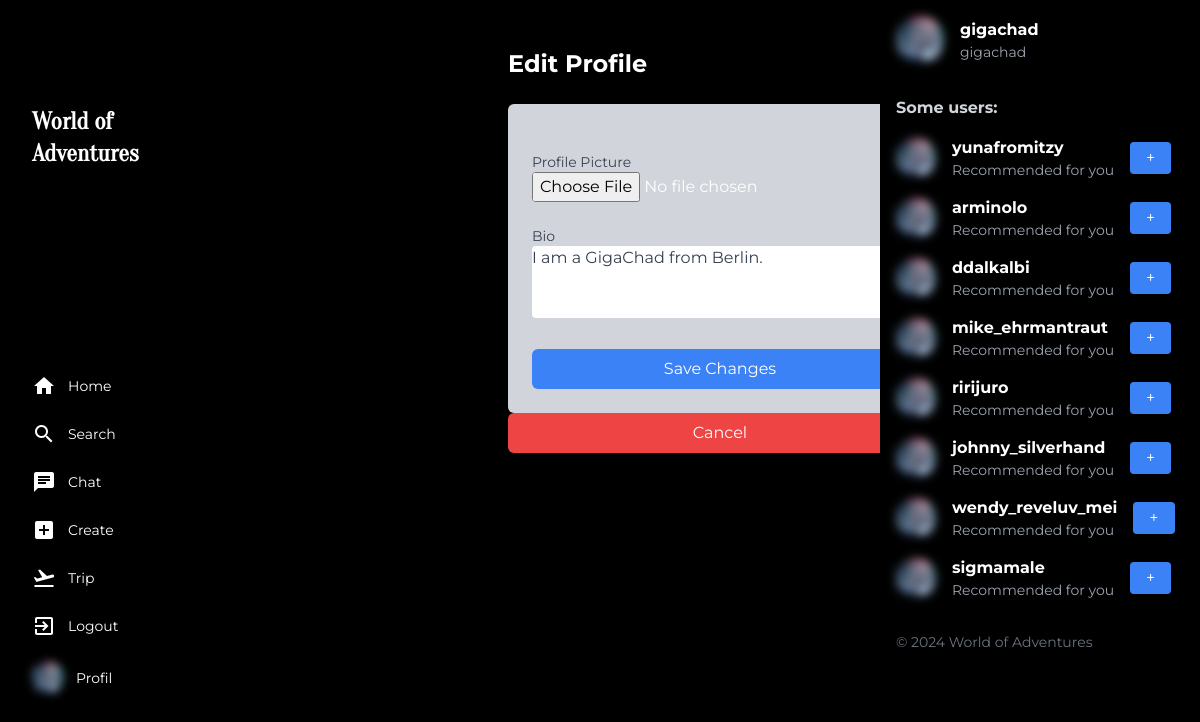
The page /profile/edit/ (signed in) on the database its author committed.
### authentication/models.py (models this page shows, shortened)
class CustomUser(AbstractUser):
    profile_image = models.ImageField(
        upload_to="uploads/profiles/", blank=True, null=True,
        default="uploads/profiles/gigachad.jpg"
    )
    is_moderator = models.BooleanField(default=False)
    bio = models.TextField(blank=True, null=True)  # Assume user wants to add a description like in reddit or instagram
    followers = models.ManyToManyField('self', related_name='following', symmetrical=False)

### authentication/views.py (the view)
# urls.py: path('profile/edit/', edit_profile, name='edit_profile'),
@login_required
def edit_profile(request):
    if request.method == "POST":
        form = UserProfileForm(request.POST, request.FILES, instance=request.user)
        if form.is_valid():
            form.save()
            messages.success(request, "Save edited profile")
            return redirect('profile_view', username=request.user.username)
        else:
            print(form.errors)
            messages.error(request, "A error appeared, try again.")
    else:
        form = UserProfileForm(instance=request.user)
    return render(request, 'auth/edit_profile.html', {'form': form})

### authentication/forms.py
class UserProfileForm(forms.ModelForm):
    class Meta:
        model = CustomUser
        fields = ['bio', 'profile_image']
        widgets = {
            'bio': forms.Textarea(attrs={'class': 'form-textarea rounded border-gray-300 text-gray-700', 'rows': 3}),
            'profile_image': forms.FileInput(attrs={'class': 'form-file-input rounded border-gray-300'}),
        }

### authentication/context_processors.py (called while the page is built)
def suggested_users_processor(request):
    if request.user.is_authenticated:
        suggested_users = CustomUser.objects.exclude(id=request.user.id).order_by('?')[:8]
    else:
        suggested_users = []
    return {'suggested_users': suggested_users}

### templates/auth/edit_profile.html (shortened to what this page needs)
{% extends 'assets/base.html' %}
{% load static %}
{% block content %}
    <div class="max-w-2xl mx-auto py-8 px-4 sm:px-6 lg:px-8">
        <h1 class="text-2xl font-bold mb-6">Edit Profile</h1>
        <form method="POST" enctype="multipart/form-data" class="space-y-6 bg-gray-300 shadow rounded-md p-6">
            <div>
                <label class="block text-sm font-medium text-gray-700">Profile Picture</label>
                {{ form.profile_image }}
            </div>
            <div>
                <label class="block text-sm font-medium text-gray-700">Bio</label>
                {{ form.bio }}
            </div>
            <button type="submit"
                    class="w-full bg-blue-500 text-white px-4 py-2 rounded-md hover:bg-blue-600">
                Save Changes
            </button>
        </form>
        <a href="{% url 'profile_view' user.username %}"
           class="block px-4 py-2 bg-red-500 text-white rounded-md hover:bg-red-600 text-center">
           Cancel
        </a>
    </div>
{% endblock %}

### templates/assets/base.html (shortened to what this page needs)
{% load static %}
<!doctype html>
<html lang="en">
<head>
    <link rel="stylesheet" href="{% static 'css/output.css' %}">
</head>
<body class="bg-gray-100 font-main">
    <main {% if request.user.is_authenticated %} class="flex h-screen bg-black text-white" {% endif %}>
        {% if request.user.is_authenticated %}
            <nav
                    class="bg-black fixed md:w-60 md:h-full bottom-0 md:bottom-auto md:fixed md:left-0 w-full md:p-4 p-2 flex md:flex-col justify-around items-center md:items-start text-sm"
                >
                    <div class="hidden md:block mb-6 text-2xl font-bold px-4 font-giga">
                        <a href="/">World of Adventures</a>
                    </div>
                    <ul class="flex md:flex-col w-full justify-evenly md:justify-start md:space-y-6">
                        <li>
                            <a href="/" class="flex items-center space-x-3 md:px-4 hover:text-gray-300">
                                <span class="material-icons">home</span>
                                <span class="hidden md:inline">Home</span>
                            </a>
                        </li>
                        <li>
                            <a href="/search" class="flex items-center space-x-3 md:px-4 hover:text-gray-300">
                                <span class="material-icons">search</span>
                                <span class="hidden md:inline">Search</span>
                            </a>
                        </li>
                        <li>
                            <a href="/chatlist/{{ request.user.username }}" class="flex items-center space-x-3 md:px-4 hover:text-gray-300">
                                <span class="material-icons">chat</span>
                                <span class="hidden md:inline">Chat</span>
                            </a>
                        </li>
                        <li>
                            <a href="{% url 'create_post' %}" class="flex items-center space-x-3 md:px-4 hover:text-gray-300">
                                <span class="material-icons">add_box</span>
                                <span class="hidden md:inline">Create</span>
                            </a>
                        </li>
                        <li>
                            <a href="/create" class="flex items-center space-x-3 md:px-4 hover:text-gray-300">
                                <span class="material-icons">flight_takeoff</span>
                                <span class="hidden md:inline">Trip</span>
                            </a>
                        </li>
                        <li>
                            <a href="{% url 'logout' %}" class="flex items-center space-x-3 md:px-4 hover:text-gray-300">
                                <span class="material-icons">exit_to_app</span>
                                <span class="hidden md:inline">Logout</span>
                            </a>
                        </li>
                        <li>
                            <a href="/profile/{{ request.user.username }}" class="flex items-center space-x-3 md:px-4 hover:text-gray-300">
                                {% if request.user.profile_image.url != None %}
                                    <img src="{% static 'images/placeholder-2.jpg' %}" data-src="{{ request.user.profile_image.url }}" alt="Profil" class="w-8 h-8 rounded-full lazy-load">
                                {% else %}
                                    <img src="{% static 'images/placeholder-2.jpg' %}" data-src="{% static 'images/placeholder-2.jpg' %}" alt="Profil" class="w-8 h-8 rounded-full lazy-load">
                                {% endif %}
                                <span class="hidden md:inline">Profil</span>
                            </a>
                        </li>
                    </ul>
                </nav>
        {% endif %}
        <section {% if request.user.is_authenticated %} class="flex-1 flex justify-center items-start p-4 md:ml-60 overflow-auto" {% endif %}>
            {% block content %}{% endblock %}
        </section>
        {% if request.user.is_authenticated %}
        <aside class="hidden lg:block lg:w-80 p-4 bg-black fixed right-0 h-full">
        <div class="flex items-center space-x-4 mb-8">
            <a href="/profile/{{ request.user.username }}">
                {% if request.user.profile_image.url != None %}
                    <img src="{% static 'images/placeholder-2.jpg' %}" data-src="{{ request.user.profile_image.url }}" alt="Profil" class="w-12 h-12 rounded-full object-cover lazy-load">
                {% else %}
                    <img src="{% static 'images/placeholder-2.jpg' %}" data-src="{% static 'images/placeholder-2.jpg' %}" alt="Profil" class="w-12 h-12 rounded-full object-cover lazy-load">
                {% endif %}
            </a>
            <div>
                <a href="/profile/{{ request.user.username }}">
                    <p class="font-bold">{{ request.user.username }}</p>
                </a>
                <p class="text-gray-400 text-sm">{{ request.user.username }}</p>
            </div>
        </div>
        <div>
            <h2 class="font-bold text-gray-300 mb-4">Some users:</h2>
            <ul class="space-y-4">
                 {% for gyatt in suggested_users %}
                    <li class="flex items-center justify-between mb-4">
                        <div class="flex items-center space-x-4">
                            <a href="/profile/{{ gyatt.username }}" title="{{ gyatt.username }}">
                                <img
                                    src="{% static 'images/placeholder-2.jpg' %}"
                                    data-src="{% if gyatt.profile_image %}{{ gyatt.profile_image.url }}{% else %}/static/images/default.jpg{% endif %}"
                                    alt="{{ gyatt.username }}"
                                    class="w-10 h-10 rounded-full object-cover lazy-load"
                                />
                            </a>
                            <div>
                                <a href="/profile/{{ gyatt.username }}" title="{{ gyatt.username }}">
                                    <p class="text-white font-bold">{{ gyatt.username }}</p>
                                </a>
                                <p class="text-gray-400 text-sm">Recommended for you</p>
                            </div>
                            <button class="follow-btn px-4 py-1 text-white bg-blue-500 rounded hover:bg-blue-600">
                                +
                            </button>
                        </div>
                    </li>
                {% endfor %}
            </ul>
        </div>
        <footer class="mt-8 text-gray-500 text-sm">
            <p class="mt-2">&copy; 2024 World of Adventures</p>
        </footer>
    </aside>
        {% endif %}
    </main>
</body>
</html>

### rows shown on the page
CustomUser: bio "I am a GigaChad from Berlin.", user.username "gigachad"
CustomUser: username "yunafromitzy"
CustomUser: username "arminolo"
CustomUser: username "ddalkalbi"
CustomUser: username "mike_ehrmantraut"
CustomUser: username "ririjuro"
CustomUser: username "johnny_silverhand"
CustomUser: username "wendy_reveluv_mei"
CustomUser: username "sigmamale"
